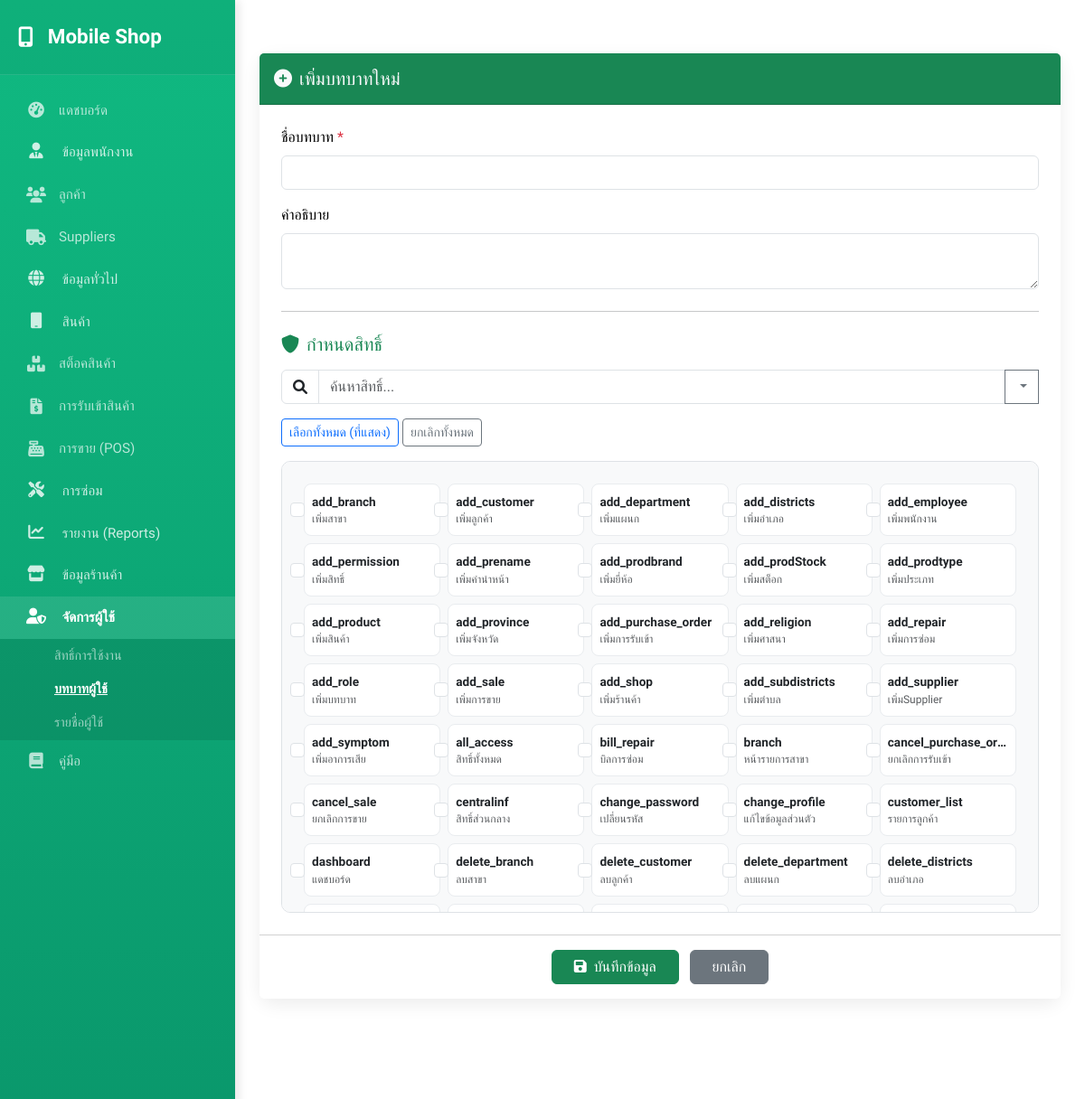
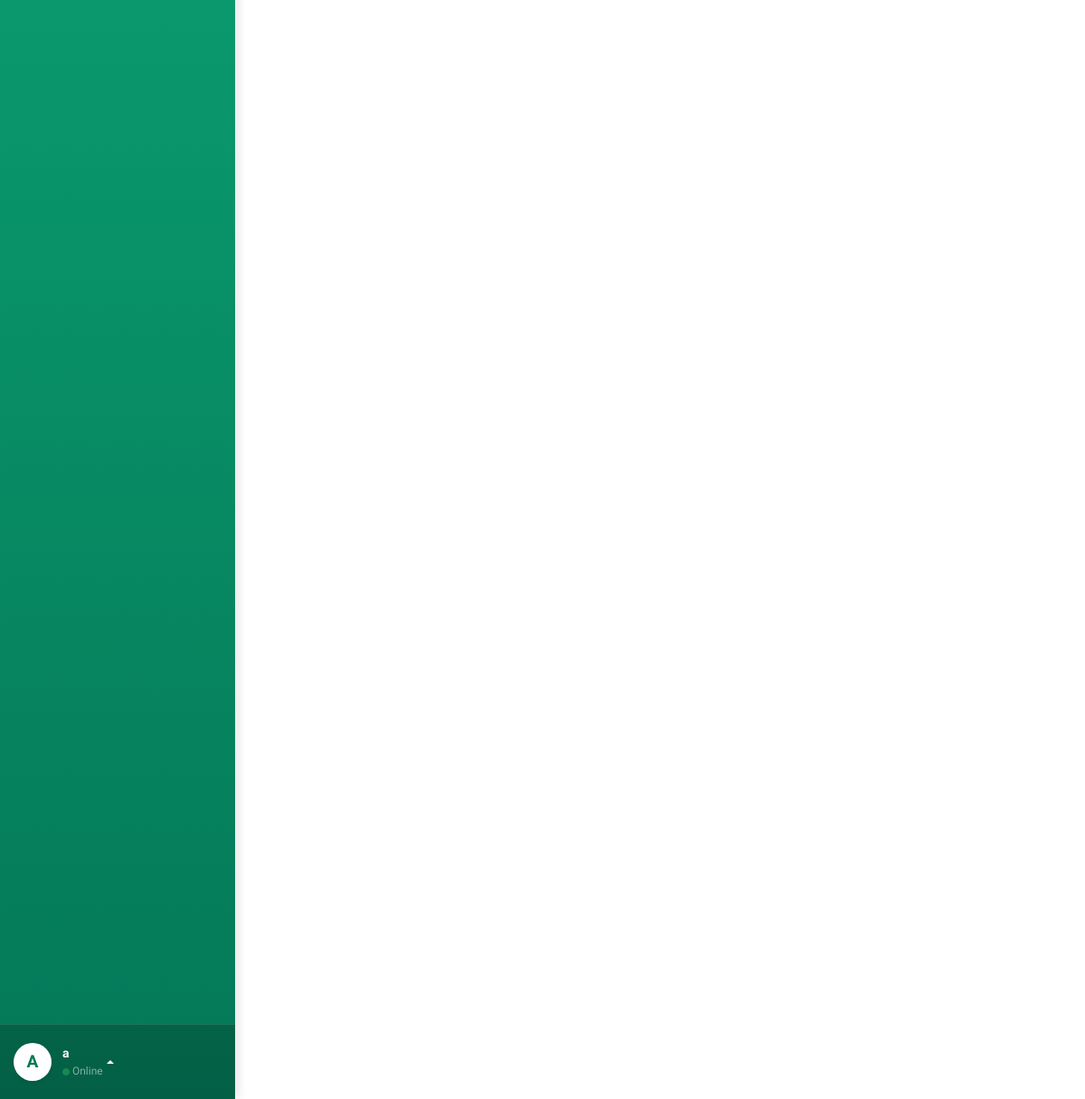
Page /role/add_role.php (signed in) on the committed database (2 pictures, top to bottom).
### tables this page shows
CREATE TABLE `permissions` (
  `permission_id` int(3) NOT NULL,
  `permission_name` varchar(50) NOT NULL,
  `permission_desc` varchar(100) DEFAULT NULL,
  `create_at` datetime NOT NULL DEFAULT current_timestamp(),
  `update_at` datetime DEFAULT current_timestamp()
);

### role/add_role.php (the view, shortened to what this page needs)
<?php
require '../config/config.php';
$form_data = [];
$permissions_list = [];
$sql_perms = "SELECT * FROM permissions ORDER BY permission_name ASC";
$result_perms = $conn->query($sql_perms);
while ($row = $result_perms->fetch_assoc()) {
    $permissions_list[] = $row;
}
$checked_permissions = $form_data['permissions'] ?? [];
?>
<!DOCTYPE html>
<html lang="th">
<head>
    <link href="https://cdn.jsdelivr.net/npm/bootstrap@5.3.3/dist/css/bootstrap.min.css" rel="stylesheet">
    <link href="https://cdnjs.cloudflare.com/ajax/libs/font-awesome/6.0.0/css/all.min.css" rel="stylesheet">
</head>
<body>
    <div class="d-flex" id="wrapper">
        <?php include '../global/sidebar.php'; ?>
        <div class="main-content w-100">
            <div class="container-fluid py-4">
                <div class="form-container">
                    <form method="POST" id="addRoleForm">
                        <div class="card">
                            <div class="card-header bg-success text-white py-3">
                                <h5 class="mb-0 text-light"><i class="fas fa-plus-circle me-2"></i>เพิ่มบทบาทใหม่</h5>
                            </div>
                            <div class="card-body p-4">
                                <div class="mb-3">
                                    <label class="form-label">ชื่อบทบาท <span class="text-danger">*</span></label>
                                    <input type="text" class="form-control" name="role_name" value="<?= htmlspecialchars($form_data['role_name'] ?? '') ?>" required>
                                </div>
                                <div class="mb-3">
                                    <label class="form-label">คำอธิบาย</label>
                                    <textarea class="form-control" name="role_desc" rows="2"><?= htmlspecialchars($form_data['role_desc'] ?? '') ?></textarea>
                                </div>
                                <hr class="my-4">
                                <h5 class="text-success mb-3"><i class="fas fa-shield-alt me-2"></i>กำหนดสิทธิ์</h5>
                                <div class="input-group mb-3">
                                    <span class="input-group-text bg-white"><i class="fas fa-search"></i></span>
                                    <input type="text" class="form-control" id="search_perm" placeholder="ค้นหาสิทธิ์...">
                                    <button class="btn btn-outline-secondary dropdown-toggle" type="button" data-bs-toggle="dropdown" id="filterBtn">
                                    </button>
                                </div>
                                <div class="mb-3">
                                    <button type="button" class="btn btn-sm btn-outline-primary" id="selectAllBtn">เลือกทั้งหมด (ที่แสดง)</button>
                                    <button type="button" class="btn btn-sm btn-outline-secondary" id="deselectAllBtn">ยกเลิกทั้งหมด</button>
                                </div>
                                <div class="permission-grid">
                                    <div class="row row-cols-2 row-cols-md-5 g-2" id="permContainer">
                                        <?php foreach ($permissions_list as $perm):
                                            $parts = explode('_', $perm['permission_name']);
                                            $type = $parts[0];
                                            if (!in_array($type, ['add', 'edit', 'del', 'view'])) $type = 'list';
                                            $searchText = strtolower($perm['permission_name'] . ' ' . $perm['permission_desc']);
                                        ?>
                                            <div class="col perm-item" data-type="<?= $type ?>" data-text="<?= $searchText ?>">
                                                <div class="form-check">
                                                    <input class="form-check-input" type="checkbox" name="permissions[]"
                                                        value="<?= $perm['permission_id'] ?>"
                                                        id="perm_<?= $perm['permission_id'] ?>"
                                                        <?= in_array($perm['permission_id'], $checked_permissions) ? 'checked' : '' ?>>
                                                    <label class="form-check-label w-100" for="perm_<?= $perm['permission_id'] ?>">
                                                        <span class="fw-bold d-block text-truncate"><?= htmlspecialchars($perm['permission_name']) ?></span>
                                                        <small class="text-muted d-block text-truncate" style="font-size: 0.75rem;"><?= htmlspecialchars($perm['permission_desc']) ?></small>
                                                    </label>
                                                </div>
                                            </div>
                                        <?php endforeach; ?>
                                    </div>
                                </div>
                            </div>
                            <div class="card-footer text-center bg-white py-3">
                                <button type="submit" class="btn btn-success px-4"><i class="fas fa-save me-2"></i>บันทึกข้อมูล</button>
                                <a href="role.php" class="btn btn-secondary px-4 ms-2">ยกเลิก</a>
                            </div>
                        </div>
                    </form>
                </div>
            </div>
        </div>
    </div>
</body>
</html>

### role/add_role.php (style rules this page uses)
*, *::before, *::after { box-sizing: border-box; }
body { margin: 0; overflow-x: hidden; }
.form-container { max-width: 1000px; margin: 40px auto; padding: 15px; margin-top: 20px; margin-bottom: 20px; }
.card { border: none; border-radius: 15px; box-shadow: 0 6px 20px rgba(0, 0, 0, 0.08); }
.permission-grid { max-height: 500px; overflow-y: auto; background: #f8f9fa; border-radius: 10px; padding: 1.5rem; border: 1px solid #dee2e6; }
.form-check { background: #fff; border: 1px solid #e9ecef; padding: 0.5rem; border-radius: 8px; display: flex; align-items: center; height: 100%; }
.form-check-input { margin-top: 0; margin-right: 0.5rem; }
.form-check-label { cursor: pointer; font-size: 0.85rem; }

### global/sidebar.php (style rules this page uses)
:root { --sidebar-width: 260px; --sidebar-bg-gradient: linear-gradient(180deg, #10b981 0%, #047857 100%); --sidebar-text: #ffffff; --sidebar-text-muted: rgba(255, 255, 255, 0.7); --sidebar-hover-bg: rgba(255, 255, 255, 0.15); --sidebar-active-bg: #ffffff; --sidebar-active-text: #047857; }
#wrapper { display: flex; width: 100%; overflow-x: hidden; }
.main-content { width: 100%; margin-left: var(--sidebar-width); transition: margin 0.25s ease-out; }

### rows in the picture
permissions: permission_name "add_branch", permission_desc "เพิ่มสาขา"
permissions: permission_name "add_customer", permission_desc "เพิ่มลูกค้า"
permissions: permission_name "add_department", permission_desc "เพิ่มแผนก"
permissions: permission_name "add_districts", permission_desc "เพิ่มอำเภอ"
permissions: permission_name "add_employee", permission_desc "เพิ่มพนักงาน"
permissions: permission_name "add_permission", permission_desc "เพิ่มสิทธิ์"
permissions: permission_name "add_prename", permission_desc "เพิ่มคำนำหน้า"
permissions: permission_name "add_prodbrand", permission_desc "เพิ่มยี่ห้อ"
permissions: permission_name "add_prodStock", permission_desc "เพิ่มสต็อก"
permissions: permission_name "add_prodtype", permission_desc "เพิ่มประเภท"
permissions: permission_name "add_product", permission_desc "เพิ่มสินค้า"
permissions: permission_name "add_province", permission_desc "เพิ่มจังหวัด"
permissions: permission_name "add_purchase_order", permission_desc "เพิ่มการรับเข้า"
permissions: permission_name "add_religion", permission_desc "เพิ่มศาสนา"
permissions: permission_name "add_repair", permission_desc "เพิ่มการซ่อม"
permissions: permission_name "add_role", permission_desc "เพิ่มบทบาท"
permissions: permission_name "add_sale", permission_desc "เพิ่มการขาย"
permissions: permission_name "add_shop", permission_desc "เพิ่มร้านค้า"
permissions: permission_name "add_subdistricts", permission_desc "เพิ่มตำบล"
permissions: permission_name "add_supplier", permission_desc "เพิ่มSupplier"
permissions: permission_name "add_symptom", permission_desc "เพิ่มอาการเสีย"
permissions: permission_name "all_access", permission_desc "สิทธิ์ทั้งหมด"
permissions: permission_name "bill_repair", permission_desc "บิลการซ่อม"
permissions: permission_name "branch", permission_desc "หน้ารายการสาขา"
permissions: permission_name "cancel_purchase_or…", permission_desc "ยกเลิกการรับเข้า"
permissions: permission_name "cancel_sale", permission_desc "ยกเลิกการขาย"
permissions: permission_name "centralinf", permission_desc "สิทธิ์ส่วนกลาง"
permissions: permission_name "change_password", permission_desc "เปลี่ยนรหัส"
permissions: permission_name "change_profile", permission_desc "แก้ไขข้อมูลส่วนตัว"
permissions: permission_name "customer_list", permission_desc "รายการลูกค้า"
permissions: permission_name "dashboard", permission_desc "แดชบอร์ด"
permissions: permission_name "delete_branch", permission_desc "ลบสาขา"
permissions: permission_name "delete_customer", permission_desc "ลบลูกค้า"
permissions: permission_name "delete_department", permission_desc "ลบแผนก"
permissions: permission_name "delete_districts", permission_desc "ลบอำเภอ"

### other values in the picture
$user_avatar_char "A"
$sidebar_username "a"
